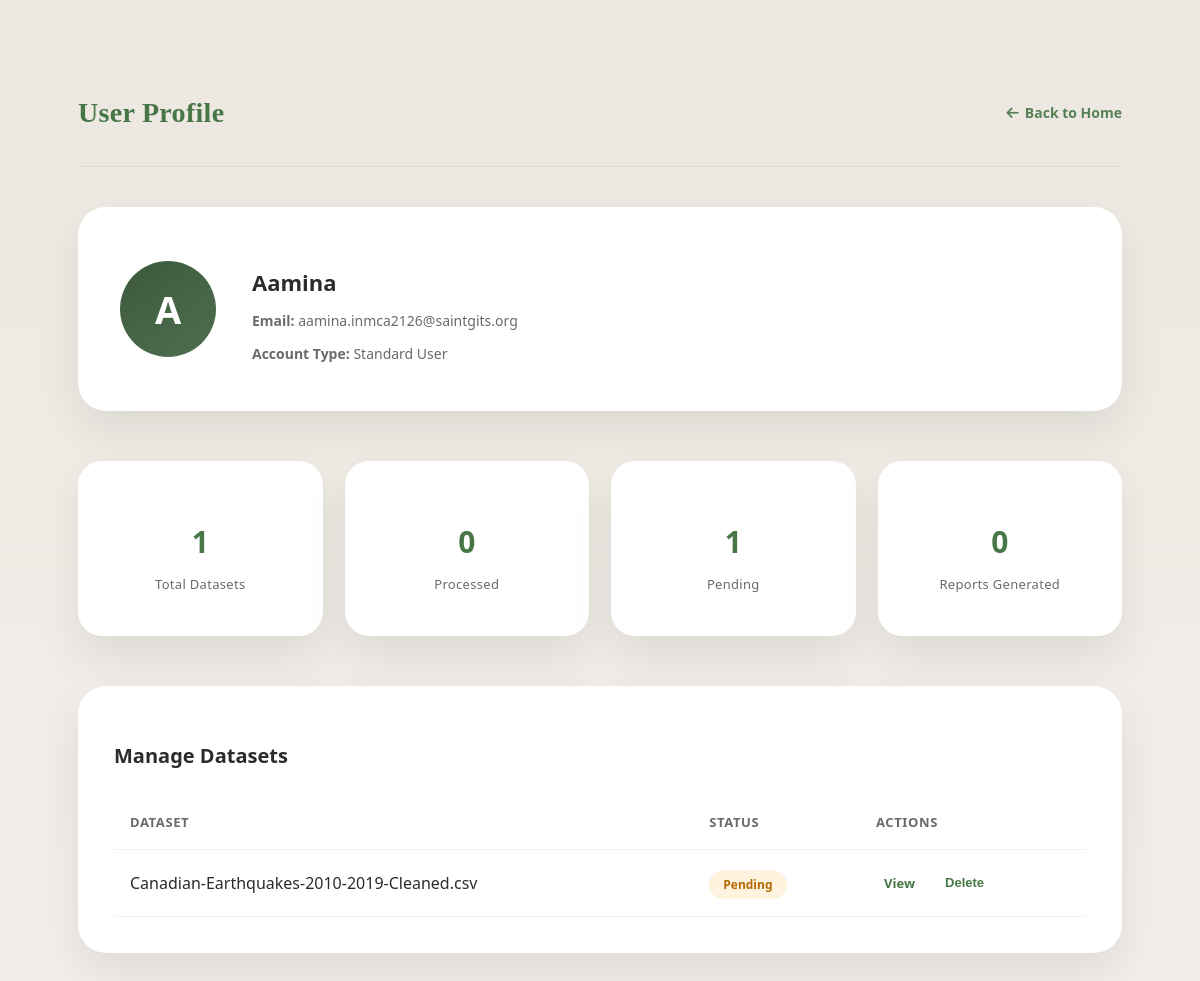
The app's page /profile/ (signed in), older data.
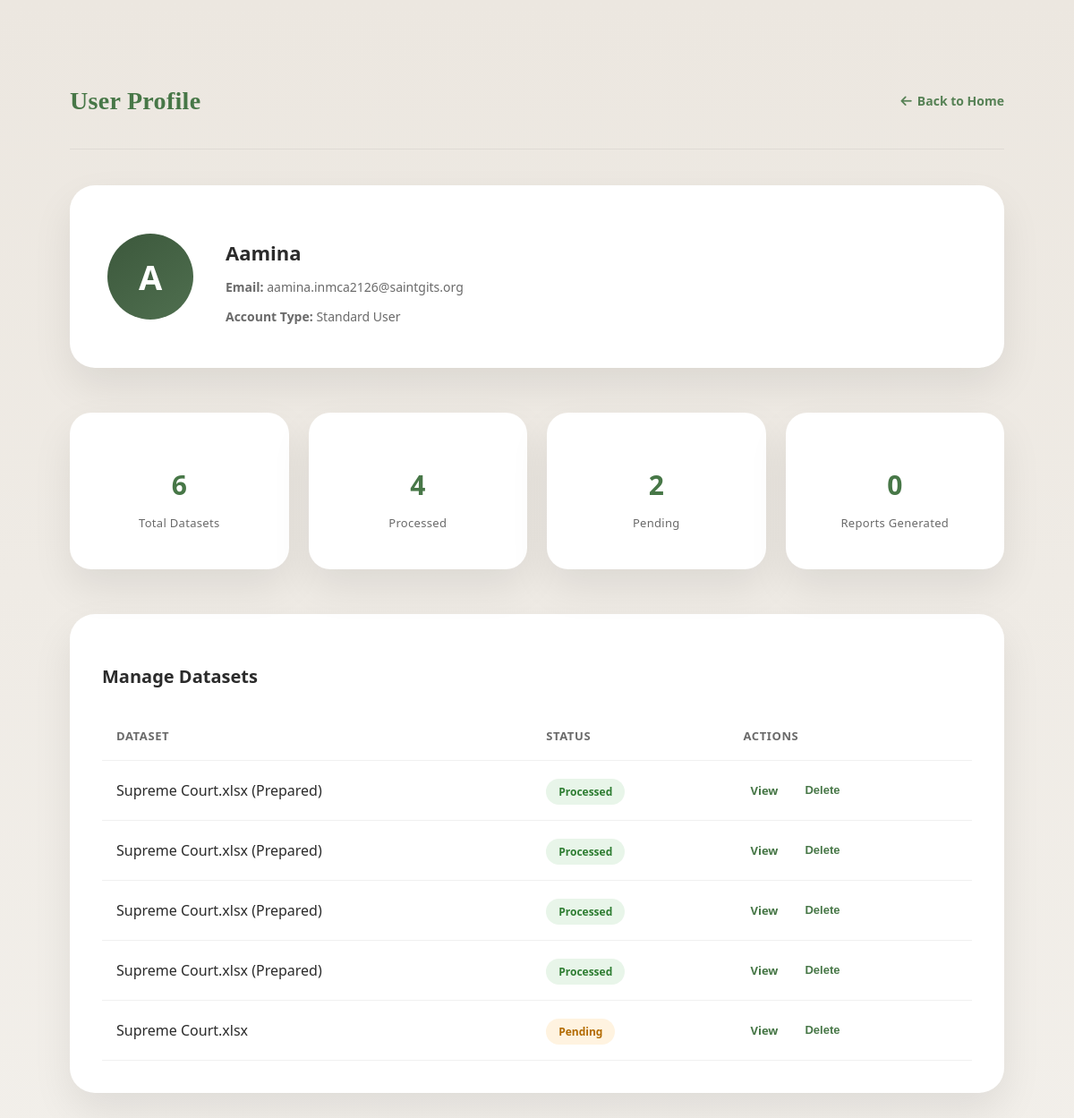
The same page, newer data.
### Authentication/models.py (models this page shows, shortened)
class CustomUser(models.Model):
    name = models.CharField(max_length=100)
    email = models.EmailField(unique=True)
    password = models.CharField(max_length=255)

### data_preparation/models.py (models this page shows, shortened)
class Dataset(models.Model):
    user = models.ForeignKey(CustomUser, on_delete=models.CASCADE)
    file = models.FileField(upload_to="datasets/", null=True, blank=True)
    file_name = models.CharField(max_length=255)
    uploaded_at = models.DateTimeField(auto_now_add=True)
    is_processed = models.BooleanField(default=False)
    parent_dataset = models.ForeignKey(
        "self",
        null=True,
        blank=True,
        on_delete=models.SET_NULL,
        related_name="prepared_versions"
    )
    status = models.CharField(
        max_length=20,
        choices=[
            ("original", "Original"),
            ("prepared", "Prepared")
        ],
        default="original"
    )

### data_preparation/views.py (the view)
# urls.py: path("profile/", views.profile_view, name="profile"),
def profile_view(request):
    if "user_id" not in request.session:
        return redirect("login")
    user = CustomUser.objects.get(id=request.session["user_id"])
    total_datasets = Dataset.objects.filter(user=user).count()
    processed_datasets = Dataset.objects.filter(
        user=user, is_processed=True
    ).count()
    pending_datasets = Dataset.objects.filter(
        user=user, is_processed=False
    ).count()
    total_reports = Report.objects.filter(user=user).count()
    recent_datasets = Dataset.objects.filter(user=user).order_by("-uploaded_at")[:5]
    context = {
        "user": user,
        "total_datasets": total_datasets,
        "processed_datasets": processed_datasets,
        "pending_datasets": pending_datasets,
        "total_reports": total_reports,
        "recent_datasets": recent_datasets,
    }
    return render(request, "data_preparation/profile.html", context)

### templates/data_preparation/profile.html (shortened to what this page needs)
<!DOCTYPE html>
<html lang="en">
<head>
<link rel="stylesheet" href="https://cdnjs.cloudflare.com/ajax/libs/font-awesome/6.5.0/css/all.min.css">
</head>
<body>
<div class="header">
  <h1>User Profile</h1>
  <a href="{% url 'home' %}">
    <i class="fas fa-arrow-left"></i> Back to Home
  </a>
</div>
<div class="profile-card">
  <div class="avatar">
    {{ user.name|slice:":1"|upper }}
  </div>
  <div class="profile-info">
    <h2>{{ user.name }}</h2>
    <p><strong>Email:</strong> {{ user.email }}</p>
    <p><strong>Account Type:</strong> Standard User</p>
  </div>
</div>
<div class="stats">
  <div class="stat-card">
    <h3>{{ total_datasets }}</h3>
    <p>Total Datasets</p>
  </div>
  <div class="stat-card">
    <h3>{{ processed_datasets }}</h3>
    <p>Processed</p>
  </div>
  <div class="stat-card">
    <h3>{{ pending_datasets }}</h3>
    <p>Pending</p>
  </div>
  <div class="stat-card">
    <h3>{{ total_reports }}</h3>
    <p>Reports Generated</p>
  </div>
</div>
<div class="manage-datasets">
  <h3>Manage Datasets</h3>
  {% if recent_datasets %}
  <table>
    <thead>
      <tr>
        <th>Dataset</th>
        <th>Status</th>
        <th>Actions</th>
      </tr>
    </thead>
    <tbody>
    {% for ds in recent_datasets %}
      <tr>
        <td>{{ ds.file_name }}</td>
        <td>
          {% if ds.is_processed %}
            <span class="badge badge-processed">Processed</span>
          {% else %}
            <span class="badge badge-pending">Pending</span>
          {% endif %}
        </td>
        <td class="dataset-actions">
          <a href="{% url 'dataset_detail' ds.id %}">View</a>
          <form action="{% url 'delete_dataset' ds.id %}"
                method="post"
                style="display:inline;"
                onsubmit="return confirm('Are you sure you want to delete this dataset?');">
            <button type="submit" class="link-btn">Delete</button>
          </form>
        </td>
      </tr>
    {% endfor %}
    </tbody>
  </table>
  {% else %}
    <p>No datasets available to manage.</p>
  {% endif %}
</div>
</body>
</html>

### templates/data_preparation/profile.html (style rules this page uses)
:root { --primary: #477747ff; --primary-soft: #e8f5e9; --background: #F2EFEA; --card-bg: #ffffff; --text-dark: #2B2B2B; --text-muted: #6A6A6A; --shadow: 0 20px 45px rgba(0,0,0,0.08); --soft-border: rgba(0,0,0,0.06); }
body { font-family: "Segoe UI", sans-serif; background: linear-gradient(180deg, #ECE7E0, var(--background)); padding: 70px; color: var(--text-dark); }
.header { display: flex; justify-content: space-between; align-items: center; margin-bottom: 40px; padding-bottom: 18px; border-bottom: 1px solid var(--soft-border); }
.header h1 { font-family: "Times New Roman", serif; color: var(--primary); font-size: 28px; letter-spacing: 0.3px; }
.header a { text-decoration: none; color: var(--primary); font-weight: 600; font-size: 14px; display: inline-flex; align-items: center; gap: 6px; opacity: 0.9; }
.profile-card { background: var(--card-bg); padding: 42px; border-radius: 28px; box-shadow: var(--shadow); display: flex; gap: 36px; margin-bottom: 50px; align-items: center; }
.avatar { width: 96px; height: 96px; border-radius: 50%; background: linear-gradient(145deg, #3c583c, #4f6f4f); color: white; font-size: 38px; font-weight: 700; display: flex; align-items: center; justify-content: center; flex-shrink: 0; }
.profile-info h2 { margin-bottom: 6px; font-size: 22px; }
.profile-info p { color: var(--text-muted); margin-bottom: 6px; font-size: 14px; }
.stats { display: grid; grid-template-columns: repeat(4, 1fr); gap: 22px; margin-bottom: 50px; }
.stat-card { background: var(--card-bg); padding: 30px 24px; border-radius: 24px; box-shadow: var(--shadow); text-align: center; transition: transform 0.25s ease, box-shadow 0.25s ease; }
.stat-card h3 { font-size: 30px; color: var(--primary); margin-bottom: 6px; }
.stat-card p { font-size: 13px; color: var(--text-muted); letter-spacing: 0.3px; }
.manage-datasets { background: var(--card-bg); padding: 36px; border-radius: 28px; box-shadow: var(--shadow); }
.manage-datasets h3 { margin-bottom: 26px; font-size: 20px; }
table { width: 100%; border-collapse: collapse; }
th, td { padding: 18px 16px; border-bottom: 1px solid var(--soft-border); text-align: left; }
th { font-size: 13px; color: var(--text-muted); text-transform: uppercase; letter-spacing: 0.6px; }
tbody tr { transition: background 0.2s ease; }
.dataset-actions { display: flex; align-items: center; gap: 14px; }
.dataset-actions a, .link-btn { font-size: 13px; font-weight: 600; color: var(--primary); background: none; border: none; cursor: pointer; padding: 6px 8px; border-radius: 8px; transition: opacity 0.2s ease; }
.dataset-actions a, .dataset-actions a:visited, .dataset-actions a:hover, .dataset-actions a:active .link-btn:hover { text-decoration: none; text-decoration: none; }
.badge { padding: 6px 14px; border-radius: 999px; font-size: 12px; font-weight: 600; }
.badge-processed { background: var(--primary-soft); color: #2e7d32; }
.badge-pending { background: #fff3e0; color: #b26a00; }

Row changes from the older to the newer data that the page shows:
no longer on this page (row unchanged): Dataset: file_name "Canadian-Earthquakes-2010-2019-Cleaned.csv", is_processed "Pending"
added Dataset: file_name "Supreme Court.xlsx (Prepared)", is_processed "Processed"
added Dataset: file_name "Supreme Court.xlsx (Prepared)", is_processed "Processed"
added Dataset: file_name "Supreme Court.xlsx (Prepared)", is_processed "Processed"
added Dataset: file_name "Supreme Court.xlsx (Prepared)", is_processed "Processed"
added Dataset: file_name "Supreme Court.xlsx", is_processed "Pending"
Text that changed along with them:
{{ total_datasets }}: "1" → "6"
{{ processed_datasets }}: "0" → "4"
{{ pending_datasets }}: "1" → "2"
